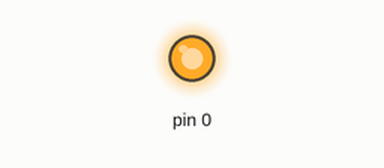
A sketch run on a simulated Arduino Uno, built with avr-gcc and run on an emulated ATmega328P. On the bench: output pins drawn as LEDs (lit = HIGH).

Above: at 0.1 s.
Timing chart, 0 to 1.6 s (numbered marks = the images above):
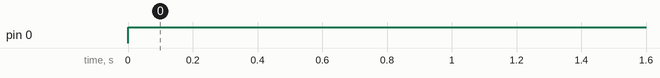

The sketch:

sketch.ino
```cpp
// Part 5
// Abigail Dolan & Keaton Clark
volatile unsigned char* port_k = (unsigned char*) 0x108;
volatile unsigned char* ddr_k  = (unsigned char*) 0x107;
volatile unsigned char* pin_k  = (unsigned char*) 0x106;
volatile unsigned char* ddr_d  = (unsigned char*) 0x2A;
volatile unsigned char* port_d = (unsigned char*) 0x2B;
volatile unsigned char* ddr_e  = (unsigned char*) 0x2D;
volatile unsigned char* port_e = (unsigned char*) 0x2E;

#define BV(x) (1<<x)

void setup()
{
  *port_k |= BV(2);
  *ddr_d |= BV(0);
  *ddr_e |= BV(3);
}

void loop()
{
	if(!(*pin_k & BV(2))) {
		*port_d |= BV(0);
		*port_e &= !BV(3);
	} else {
		*port_d &= !BV(0);
		*port_e |= BV(3);
	}
}
```

Measured:
- by itself, pin 0: LOW → HIGH at 0.00 s
